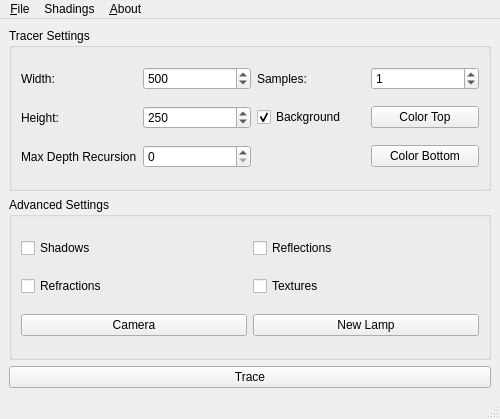
<?xml version="1.0" encoding="UTF-8"?>
<ui version="4.0">
 <class>Main</class>
 <widget class="QMainWindow" name="Main">
  <property name="geometry">
   <rect>
    <x>0</x>
    <y>0</y>
    <width>500</width>
    <height>419</height>
   </rect>
  </property>
  <property name="windowTitle">
   <string>MainWindow</string>
  </property>
  <widget class="QWidget" name="centralwidget">
   <layout class="QVBoxLayout" name="verticalLayout">
    <item>
     <widget class="QGroupBox" name="groupBox">
      <property name="title">
       <string>Tracer Settings</string>
      </property>
      <layout class="QGridLayout" name="gridLayout_2">
       <item row="0" column="2">
        <widget class="QLabel" name="label_2">
         <property name="text">
          <string>Samples:</string>
         </property>
        </widget>
       </item>
       <item row="1" column="3">
        <widget class="QPushButton" name="ColorTop">
         <property name="text">
          <string>Color Top</string>
         </property>
        </widget>
       </item>
       <item row="2" column="3">
        <widget class="QPushButton" name="ColorBottom">
         <property name="text">
          <string>Color Bottom</string>
         </property>
        </widget>
       </item>
       <item row="1" column="2">
        <widget class="QCheckBox" name="backGround">
         <property name="text">
          <string>Background</string>
         </property>
         <property name="checked">
          <bool>true</bool>
         </property>
        </widget>
       </item>
       <item row="1" column="1">
        <widget class="QSpinBox" name="valHeight">
         <property name="maximum">
          <number>5000</number>
         </property>
         <property name="value">
          <number>250</number>
         </property>
        </widget>
       </item>
       <item row="2" column="1">
        <widget class="QSpinBox" name="maxDepthRecursion"/>
       </item>
       <item row="0" column="1">
        <widget class="QSpinBox" name="valWidth">
         <property name="minimum">
          <number>0</number>
         </property>
         <property name="maximum">
          <number>1000</number>
         </property>
         <property name="value">
          <number>500</number>
         </property>
        </widget>
       </item>
       <item row="0" column="3">
        <widget class="QSpinBox" name="valSamples">
         <property name="maximum">
          <number>1000</number>
         </property>
         <property name="value">
          <number>1</number>
         </property>
        </widget>
       </item>
       <item row="0" column="0">
        <widget class="QLabel" name="label_4">
         <property name="text">
          <string>Width:</string>
         </property>
        </widget>
       </item>
       <item row="1" column="0">
        <widget class="QLabel" name="label_5">
         <property name="text">
          <string>Height:</string>
         </property>
        </widget>
       </item>
       <item row="2" column="0">
        <widget class="QLabel" name="label">
         <property name="text">
          <string>Max Depth Recursion</string>
         </property>
        </widget>
       </item>
      </layout>
     </widget>
    </item>
    <item>
     <widget class="QGroupBox" name="groupBox_2">
      <property name="title">
       <string>Advanced Settings</string>
      </property>
      <layout class="QGridLayout" name="gridLayout_3">
       <item row="0" column="0">
        <widget class="QCheckBox" name="valShadows">
         <property name="text">
          <string>Shadows</string>
         </property>
         <property name="checked">
          <bool>false</bool>
         </property>
        </widget>
       </item>
       <item row="1" column="0">
        <widget class="QCheckBox" name="valRefractions">
         <property name="text">
          <string>Refractions</string>
         </property>
        </widget>
       </item>
       <item row="13" column="0">
        <widget class="QPushButton" name="buttonCamera">
         <property name="text">
          <string>Camera</string>
         </property>
        </widget>
       </item>
       <item row="0" column="1">
        <widget class="QCheckBox" name="valReflections">
         <property name="text">
          <string>Reflections</string>
         </property>
         <property name="checked">
          <bool>false</bool>
         </property>
        </widget>
       </item>
       <item row="1" column="1">
        <widget class="QCheckBox" name="valTextures">
         <property name="text">
          <string>Textures</string>
         </property>
        </widget>
       </item>
       <item row="13" column="1">
        <widget class="QPushButton" name="lampButton">
         <property name="text">
          <string>New Lamp</string>
         </property>
        </widget>
       </item>
      </layout>
     </widget>
    </item>
    <item>
     <widget class="QPushButton" name="buttonTrace">
      <property name="text">
       <string>Trace</string>
      </property>
     </widget>
    </item>
   </layout>
  </widget>
  <widget class="QMenuBar" name="menubar">
   <property name="geometry">
    <rect>
     <x>0</x>
     <y>0</y>
     <width>500</width>
     <height>17</height>
    </rect>
   </property>
   <widget class="QMenu" name="menuFile">
    <property name="title">
     <string>&amp;File</string>
    </property>
    <addaction name="actionNew_Sphere"/>
    <addaction name="actionNew_Triangle"/>
    <addaction name="actionNew_Mesh"/>
    <addaction name="actionNew_Box"/>
    <addaction name="actionNew_Cylinder"/>
    <addaction name="actionGenerate_Scene"/>
    <addaction name="actionTracing_Settings"/>
    <addaction name="actionOpen_Virtual_Scene"/>
    <addaction name="actionOpen_Data"/>
    <addaction name="separator"/>
    <addaction name="actionSave"/>
    <addaction name="actionStart_and_Save_Animation"/>
    <addaction name="separator"/>
    <addaction name="actionQuit"/>
   </widget>
   <widget class="QMenu" name="menuAbout">
    <property name="title">
     <string>&amp;About</string>
    </property>
    <addaction name="actionAbout"/>
   </widget>
   <widget class="QMenu" name="menuShadings">
    <property name="title">
     <string>Shadings</string>
    </property>
    <addaction name="actionColor_Shading"/>
    <addaction name="actionDepth_Shading"/>
    <addaction name="actionNormal_Shading"/>
    <addaction name="actionPhong_Shading"/>
    <addaction name="actionBlinn_Phong"/>
    <addaction name="separator"/>
    <addaction name="actionCell_Shading"/>
    <addaction name="actionGooch_Shading"/>
   </widget>
   <addaction name="menuFile"/>
   <addaction name="menuShadings"/>
   <addaction name="menuAbout"/>
  </widget>
  <widget class="QStatusBar" name="statusbar"/>
  <action name="actionAbout">
   <property name="text">
    <string>&amp;About</string>
   </property>
  </action>
  <action name="actionSave">
   <property name="text">
    <string>&amp;Save Frame as an Image</string>
   </property>
  </action>
  <action name="actionQuit">
   <property name="text">
    <string>&amp;Quit</string>
   </property>
  </action>
  <action name="actionGenerate_Scene">
   <property name="text">
    <string>Simulated Scene</string>
   </property>
  </action>
  <action name="actionTracing_Settings">
   <property name="text">
    <string>Load SetUp</string>
   </property>
  </action>
  <action name="actionOpen_Data">
   <property name="text">
    <string>Open Data File</string>
   </property>
  </action>
  <action name="actionStart_and_Save_Animation">
   <property name="text">
    <string>Start and Save Animation</string>
   </property>
  </action>
  <action name="actionOpen_Virtual_Scene">
   <property name="text">
    <string>Open Virtual Scene</string>
   </property>
  </action>
  <action name="actionDepth_Shading">
   <property name="text">
    <string>Depth Shading</string>
   </property>
  </action>
  <action name="actionNormal_Shading">
   <property name="text">
    <string>Normal Shading</string>
   </property>
  </action>
  <action name="actionPhong_Shading">
   <property name="text">
    <string>Phong</string>
   </property>
  </action>
  <action name="actionBlinn_Phong">
   <property name="text">
    <string>Blinn-Phong</string>
   </property>
  </action>
  <action name="actionCell_Shading">
   <property name="text">
    <string>Cell Shading</string>
   </property>
  </action>
  <action name="actionGooch_Shading">
   <property name="text">
    <string>Gooch Shading</string>
   </property>
  </action>
  <action name="actionColor_Shading">
   <property name="text">
    <string>Color Shading</string>
   </property>
  </action>
  <action name="actionNew_Sphere">
   <property name="text">
    <string>New Sphere</string>
   </property>
  </action>
  <action name="actionNew_Triangle">
   <property name="text">
    <string>New Triangle</string>
   </property>
  </action>
  <action name="actionNew_Box">
   <property name="text">
    <string>New Box</string>
   </property>
  </action>
  <action name="actionNew_Cylinder">
   <property name="text">
    <string>New Cylinder</string>
   </property>
  </action>
  <action name="actionNew_Mesh">
   <property name="text">
    <string>Load Mesh</string>
   </property>
   <property name="toolTip">
    <string>&lt;html&gt;&lt;head/&gt;&lt;body&gt;&lt;p&gt;New Mesh&lt;/p&gt;&lt;/body&gt;&lt;/html&gt;</string>
   </property>
  </action>
 </widget>
 <tabstops>
  <tabstop>valWidth</tabstop>
  <tabstop>valHeight</tabstop>
  <tabstop>valSamples</tabstop>
  <tabstop>backGround</tabstop>
  <tabstop>ColorTop</tabstop>
  <tabstop>ColorBottom</tabstop>
  <tabstop>valShadows</tabstop>
  <tabstop>valRefractions</tabstop>
  <tabstop>valReflections</tabstop>
  <tabstop>valTextures</tabstop>
  <tabstop>buttonCamera</tabstop>
  <tabstop>lampButton</tabstop>
  <tabstop>buttonTrace</tabstop>
 </tabstops>
 <resources/>
 <connections/>
</ui>
